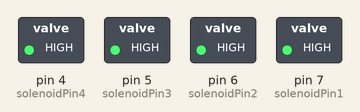
The sketch below on a simulated Arduino Uno, built with avr-gcc and run on an emulated ATmega328P. On the bench: switched loads named in the sketch (green lamp = pin HIGH).

Above: at 0.2 s.
At 1.7 s:
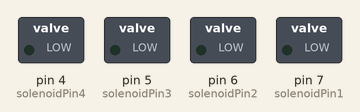
Timing chart, 0 to 3.0 s (numbered marks = the images above):
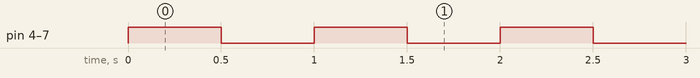

Measured:
- by itself, pin 4 (solenoidPin4), pin 5 (solenoidPin3), pin 6 (solenoidPin2), pin 7 (solenoidPin1): alternates HIGH for 0.50 s and LOW for 0.50 s

The sketch:

solenoidTest.ino
```cpp
int solenoidPin1 = 7;
int solenoidPin2 = 6;
int solenoidPin3 = 5;
int solenoidPin4 = 4;
void setup()
{
  pinMode(solenoidPin1, OUTPUT);
  pinMode(solenoidPin2, OUTPUT);
  pinMode(solenoidPin3, OUTPUT);
  pinMode(solenoidPin4, OUTPUT);
}

void loop()
{
  digitalWrite(solenoidPin1, HIGH);
  digitalWrite(solenoidPin3, HIGH);
  digitalWrite(solenoidPin4, HIGH);
  digitalWrite(solenoidPin2, HIGH);    //Switch Solenoid ON
  delay(500);                          //Wait 1 Second
  digitalWrite(solenoidPin1, LOW);
  digitalWrite(solenoidPin4, LOW);
  digitalWrite(solenoidPin3, LOW);
  digitalWrite(solenoidPin2, LOW);        //Switch Solenoid OFF
  delay(500);
 }
```
